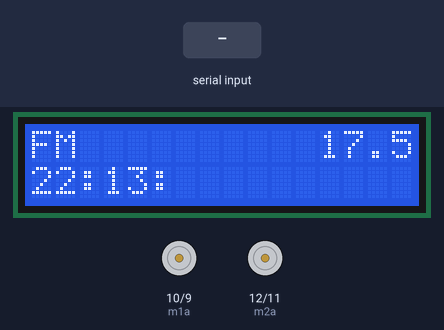
Bench run of a sketch on a simulated Arduino Uno, built with avr-gcc and run on an emulated ATmega328P. On the bench: 16×2 character LCD, motor-driver pin pairs drawn as motors (green arrow = first pin HIGH = forward, orange = second pin HIGH = backward, longer = more drive). The test bench sets the inputs (shaded band). The local clock reads 2024-03-15 10:24:30 at power-on unless the sketch sets it; what the sketch prints to the serial monitor is not drawn.

Above: at 1.2 s.
1.3 s: "F" received over the second serial link
At 2.5 s:
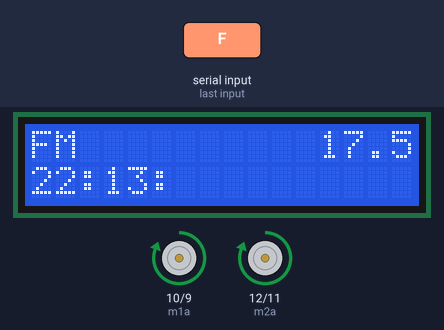
2.8 s: "B" received over the second serial link
At 4.0 s:
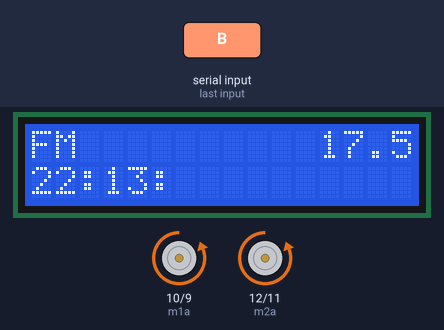
4.3 s: "L" received over the second serial link
At 4.6 s:
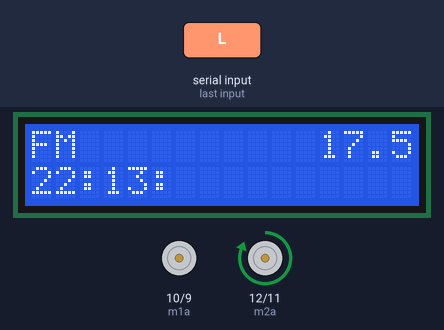
5.8 s: "R" received over the second serial link
At 7.2 s:
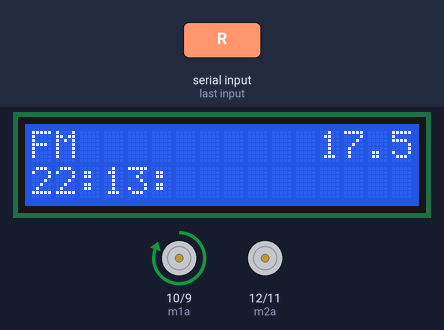
Timing chart, 0 to 8.8 s (numbered marks = the images above; inputs shaded):
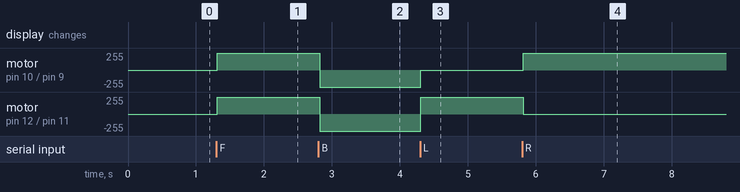

Measured:
- after the input at 1.3 s, motor on pin 10 (m1a) / pin 9 (m1b), motor on pin 12 (m2a) / pin 11 (m2b): stopped → forward 255/255 at once
- after the input at 2.8 s, motor on pin 10 (m1a) / pin 9 (m1b), motor on pin 12 (m2a) / pin 11 (m2b): forward 255/255 → backward 255/255 at once
- after the input at 4.3 s, motor on pin 10 (m1a) / pin 9 (m1b): backward 255/255 → stopped at once; motor on pin 12 (m2a) / pin 11 (m2b): backward 255/255 → forward 255/255 at once
- after the input at 5.8 s, motor on pin 10 (m1a) / pin 9 (m1b): stopped → forward 255/255 at once; motor on pin 12 (m2a) / pin 11 (m2b): forward 255/255 → stopped at once

The sketch:

PROYECTO_FINAL.ino
```cpp
#include <Wire.h>//se llama la libreria Wire que nos ayudara a comunicarnos con el dispositivos de I2C
#include <LiquidCrystal_I2C.h>//se instala la libreria LiquidCrystal_I2C para trabajar con el i2c del lcd junto con el MÃ³dulo serial I2C
#include <SoftwareSerial.h>//para el bluetoo
#include <RTClib.h>//se instala y llama la libreria RTClib para poder utilizar el modulo RTC


SoftwareSerial miBT(8, 9);//se indica el tx rxt de los pines que van y tambien el nombre del bluetooo

#define lcdAddress 0x27  //se indica la direcciÃ³n que toma el modulo i2c
#define filas 2//se indica que numero de filas que tiene el lcd que son dos para despues utilizarlo
#define columnas 16//se indica el numero de columnas que tiene el lcd que son 16
LiquidCrystal_I2C pantallalcd(lcdAddress, columnas, filas);//se llama la libreria LiquidCrystal_I2C se le indica el nombre de pantallalcd se le indica la direcciÃ³n del lcd,la variable columnas y filas

int m1a = 10;            //Motor 1, pin 10 del arduino va al pin 15 del L293B.
int m1b = 9;             //Motor 1, pin 9 del arduino va al pin 10 del L293B.
int m2a = 12;            //Motor 2, pin 12 DEL arduino va al pin 2 del L293B.
int m2b = 11;            //Motor 2, pin 11 del arduino va al pin 7 del L293B.
char val;
RTC_DS3231 THC;//crea objeto del tipo RTC_DS3231


void setup()
{
pantallalcd.init();//se indica que la pantallalcd que en eso se iniciara
pantallalcd.backlight();//se indica que la pantallalcd para su iluminaciÃ³n
miBT.begin(9600);//se inicializa el bluetoo
THC.begin();//se inicializa el THC
THC.adjust(DateTime(__DATE__, __TIME__));//funcion que permite establecer fecha y horario
pinMode(m1a, OUTPUT);  // Digital pin 10 set as output Pin
pinMode(m1b, OUTPUT);  // Digital pin 9 set as output Pin
pinMode(m2a, OUTPUT);  // Digital pin 12 set as output Pin
pinMode(m2b, OUTPUT);  // Digital pin 11 set as output Pin
Serial.begin(9600);
}

void loop()
{
  pantallalcd.setCursor(0,0);
  pantallalcd.print("FM          17.5");
  horario();


  while (miBT.available() > 0)
  {
  val = miBT.read();
  Serial.println(val);
  }

  if( val == 'F')                   // Hacia adelante
    {
      digitalWrite(m1a, HIGH);
      digitalWrite(m1b, LOW);
      digitalWrite(m2a, HIGH);
      digitalWrite(m2b, LOW);
    }
  else if(val == 'B')              // Hacia atras
    {
      digitalWrite(m1a, LOW);
      digitalWrite(m1b, HIGH);
      digitalWrite(m2a, LOW);
      digitalWrite(m2b, HIGH);
    }

    else if(val == 'L')             // Izquierda
    {
    digitalWrite(m1a, LOW);
    digitalWrite(m1b, LOW);
    digitalWrite(m2a, HIGH);
    digitalWrite(m2b, LOW);
    }
    else if(val == 'R')              //Derecha
    {
    digitalWrite(m1a, HIGH);
    digitalWrite(m1b, LOW);
    digitalWrite(m2a, LOW);
    digitalWrite(m2b, LOW);
    }
      else if(val == 'S')               //Stop - Pare, Carrito detenido
    {
    digitalWrite(m1a, LOW);
    digitalWrite(m1b, LOW);
    digitalWrite(m2a, LOW);
    digitalWrite(m2b, LOW);
    }
     else if(val == 2)
    {
    digitalWrite(m1a, LOW);
    digitalWrite(m1b, LOW);
    digitalWrite(m2a, LOW);
    digitalWrite(m2b, LOW);
    }
}
void horario(){
  DateTime fecha = THC.now();//funcion que devuelve fecha y horario en formato
  pantallalcd.setCursor(0,1);
  pantallalcd.print(  fecha.hour());//funcion que obtiene la hora de la fecha completa
  pantallalcd.print(":");//caracter dos puntos como separador
  pantallalcd.print(fecha.minute());//funcion que obtiene los minutos de la fecha completa
  pantallalcd.print(":");//caracter dos puntos como separador
}
```
